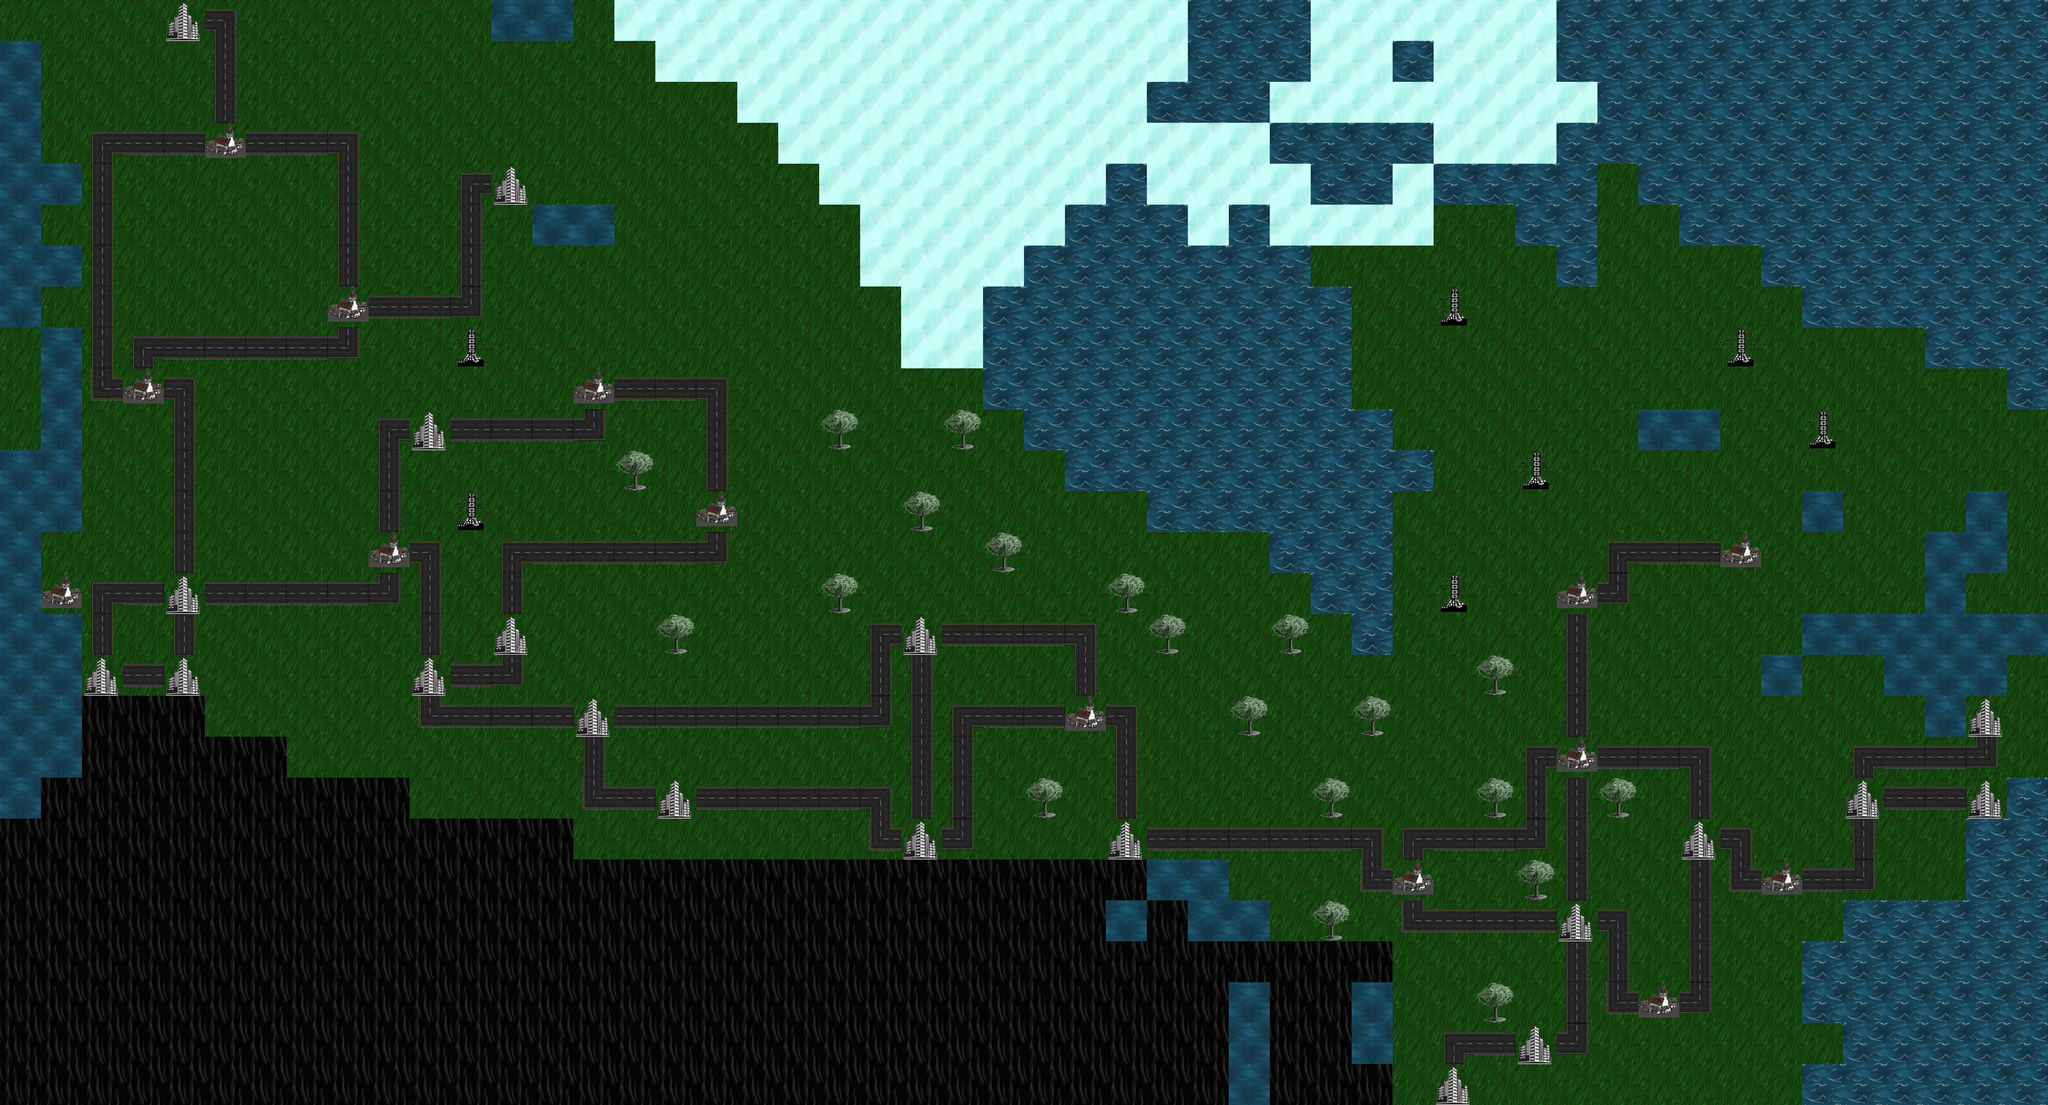

Rendered tile map (Tiled .tmx) drawn with the repository's tilesets; below, a short description and the map source with its tile grids summarised:
An orthogonal 50x27 tile map with 128x128 px tiles, 2 tile layers (Background, Objects).

<map version="1.0" orientation="orthogonal" width="50" height="27" tilewidth="128" tileheight="128">
 <tileset firstgid="1" name="Tilesheey" tilewidth="128" tileheight="128">
  <image source="newTilesheet.png" width="512" height="896" />
 </tileset>
 <layer name="Background" width="50" height="27">
  <data>[1350 cells, 1350 non-empty, 5 distinct tile ids]</data>
 </layer>
 <layer name="Objects" width="50" height="27">
  <data>[1350 cells, 224 non-empty, 10 distinct tile ids]</data>
 </layer>
</map>
